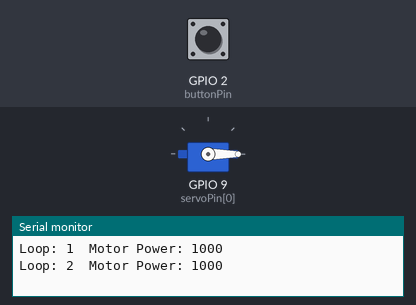
A sketch run on a simulated ESP32. Shown: servo, the last lines printed to the serial monitor. The test bench sets the inputs (shaded band); at power-on: GPIO 2 (buttonPin) LOW.

Above: at 4.2 s.
4.3 s: GPIO 2 (buttonPin) pulled HIGH for 3.2 s
At 6.8 s:
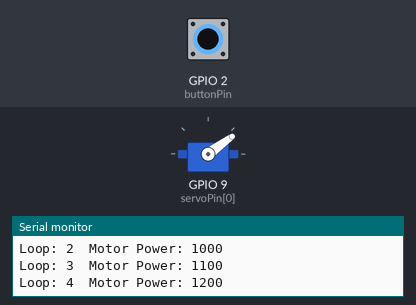
10.5 s: GPIO 2 (buttonPin) driven HIGH
At 13.5 s:
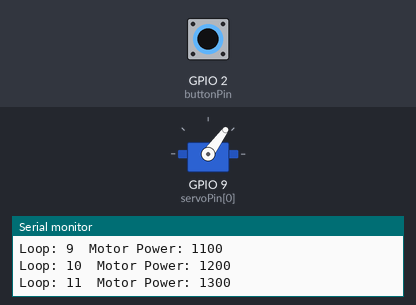
At 14.3 s:
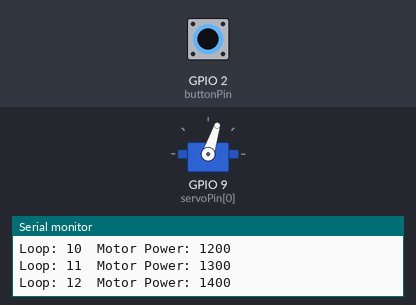
14.5 s: GPIO 2 (buttonPin) driven LOW
Timing chart, 0 to 19.5 s (numbered marks = the images above; inputs shaded):
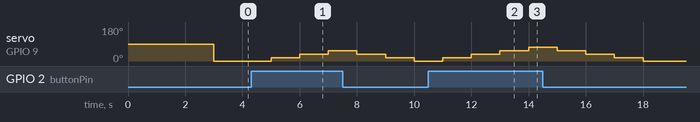

Measured:
- after the input at 4.3 s, servo on GPIO 9 (servoPin[0]): 0° → 18° after 0.70 s, → 36° 1.0 s later, → 54° 1.0 s later, → 36° 1.0 s later, … (6 changes in this stretch)
- after the input at 10.5 s, servo on GPIO 9 (servoPin[0]): 0° → 18° after 0.50 s, → 36° 1.0 s later, → 54° 1.0 s later, → 72° 1.0 s later

The sketch:

sketch_apr28a.ino
```cpp
#include <ESP32Servo.h>
int buttonPin = 2;
int buttonState = 0;
int loopNum = 1;
int motorPower = 1000;
//int prevButtonState = 0;

Servo servoMotor[4];            // Create an object for each servo
int servoPin[4] = {9,0,0,0}; // ESP32 pins to be used, starting from top right motor clockwise
int motorInput[4]= {0};

int startingDelay = 3000; // Time before loopNum starts (ms)

int motorUpdateSpeed = 4000;       // Minimum time (μs) between motor updates. 250 times a second, doesnt coincide much with pingSpeed
unsigned long lastMotorUpdate;

void setup() {

  pinMode(buttonPin, INPUT_PULLDOWN);

  Serial.begin(115200);

  // Initialise Motors
  servoMotor[0].attach(servoPin[0],1000,2000);  // Attaches the servos on each ESP32 pin
  servoMotor[0].write(90); // Provides a "neutral" pulse. The ESC won't start without this.

  delay(startingDelay);
  servoMotor[0].write(0);
}

void loop() {
  buttonState = digitalRead(buttonPin);

  if ( buttonState == HIGH ) {
    motorPower += 100;
    motorPower = constrain(motorPower,1000,2000);
    servoMotor[0].write(motorPower);
  }

  if ( buttonState == LOW ) {
    motorPower -= 100;
    motorPower = constrain(motorPower,1000,2000);
    servoMotor[0].write(motorPower);
  }

  Serial.print("Loop: ");  Serial.print(loopNum);  Serial.print("\t");  Serial.print("Motor Power: ");  Serial.print(motorPower);

  delay(1000);

  Serial.println();
  loopNum++;
}
```
